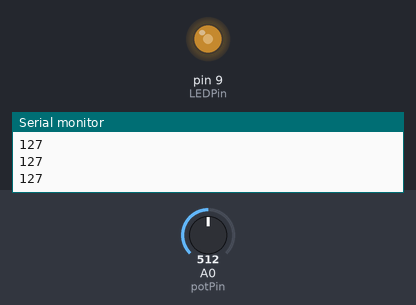
Simulated run of this sketch. Board: Arduino Uno, built with avr-gcc and run on an emulated ATmega328P. On the bench: output pins drawn as LEDs (lit = HIGH), the last lines printed to the serial monitor. The inputs (shaded band) are chosen by the test bench; at power-on: A0 (potPin) = 512.

Above: at 1.2 s.
1.3 s: A0 (potPin) set to 716
At 2.0 s:
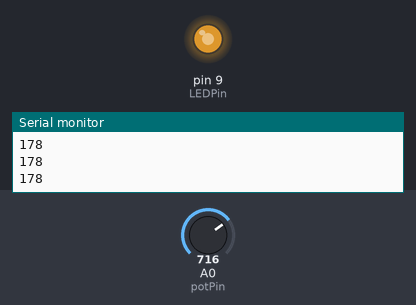
2.8 s: A0 (potPin) set to 900
At 3.2 s:
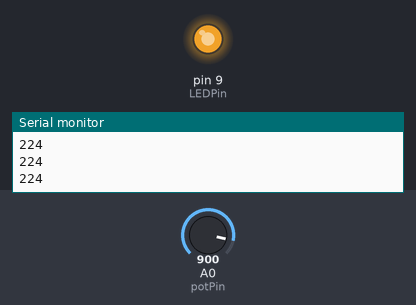
4.3 s: A0 (potPin) set to 122
At 5.5 s:
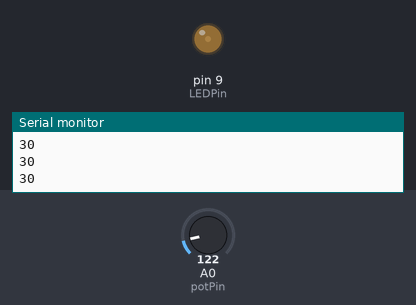
5.8 s: A0 (potPin) set to 0
At 6.6 s:
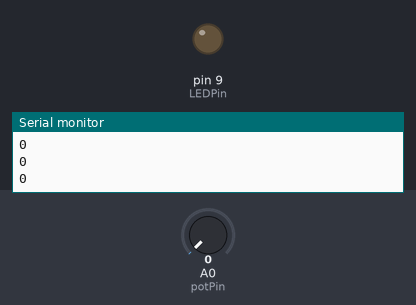
7.3 s: A0 (potPin) set to 511
At 7.7 s:
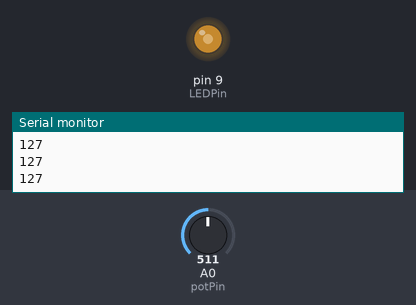
Timing chart, 0 to 9.8 s (numbered marks = the images above; inputs shaded):
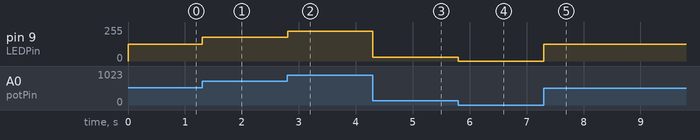

Measured:
- after the input at 1.3 s, pin 9 (LEDPin): 127/255 → 178/255 at once
- after the input at 2.8 s, pin 9 (LEDPin): 178/255 → 224/255 at once
- after the input at 4.3 s, pin 9 (LEDPin): 224/255 → 30/255 at once
- after the input at 5.8 s, pin 9 (LEDPin): 30/255 → 0/255 at once
- after the input at 7.3 s, pin 9 (LEDPin): 0/255 → 127/255 at once

The sketch:

BasicPotentiometer.ino
```cpp
int LEDPin=9;
int potPin=A0;                //assigning potentiameter pin to pin A0
int readValue;             //Declaring our readvalue variable
int writeValue;                 // this variable reads the potentiometer

void setup() {
  // put your setup code here, to run once:
  pinMode(LEDPin,OUTPUT);
  pinMode(potPin,INPUT);               //establish this is an input for reading data
  Serial.begin(9600);             //prints to the serial UI
}

void loop() {
  // put your main code here, to run repeatedly:
  readValue = analogRead(potPin);          //stores the value for the data given from potPin(0-1023)
  writeValue = (255./1023.) * readValue;     //calculate the write value
  analogWrite(LEDPin,writeValue);    // write to the led. adjust the brightness using the value from the pot
  Serial.println(writeValue);
}
```
